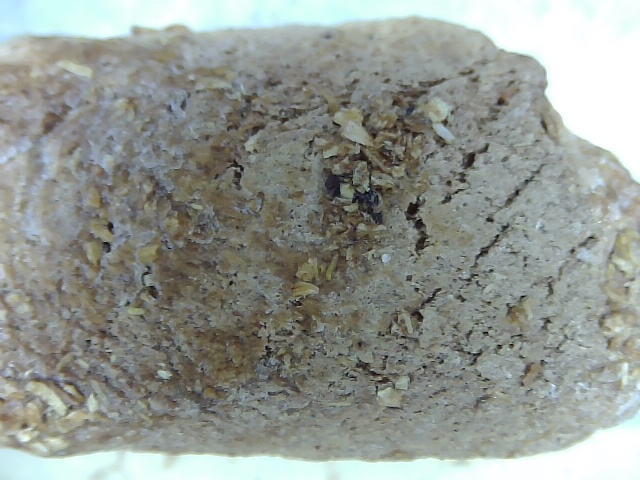
#> input picture PTLogging/MVImages/c_20250523_153036.jpg, 640 x 480 px
$ python -i Zlayer_dimension.py   (imports and definitions only)
#> lines starting #> are read from the running program, lines starting #| are printed output that depends on the picture; after the words box and inside, x2 and y2 are one past the last pixel; in counts of white or black regions, pixels touching at a corner belong together
#> further down, picture is the input picture: shape (480, 640, 3); mean B, G, R 146.4, 152.4, 147.1
import cv2
import numpy as np
import os
import csv
from datetime import datetime

def get_timestamp():
    return datetime.now().strftime("%Y%m%d_%H%M%S")

# Ensure image directory exists
IMAGE_DIR = "MVImages"
# [1 line not run here, left out]

# CSV setup
CSV_FILE = os.path.join(IMAGE_DIR, "measurement_log.csv")
# [4 lines not run here, left out]

# [12 lines left out: function log_measurements_to_csv, not called in this run]

def measure_object(image):
    gray = cv2.cvtColor(image, cv2.COLOR_BGR2GRAY)
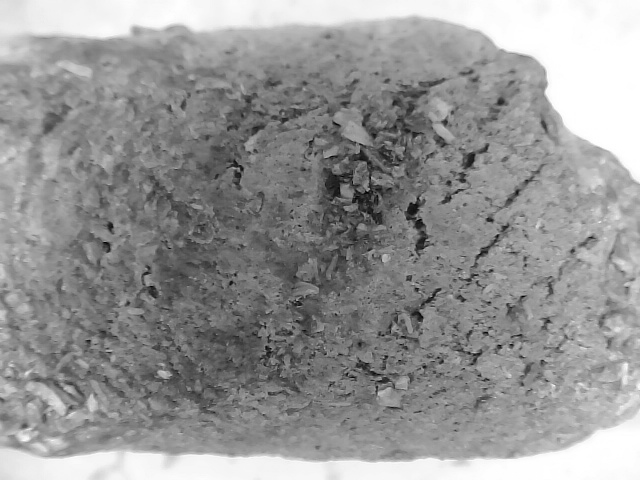
#> gray: shape (480, 640); min 0, max 255, mean 150.1
    thresh = cv2.adaptiveThreshold(gray, 255, cv2.ADAPTIVE_THRESH_GAUSSIAN_C,
                                   cv2.THRESH_BINARY_INV, 11, 2)
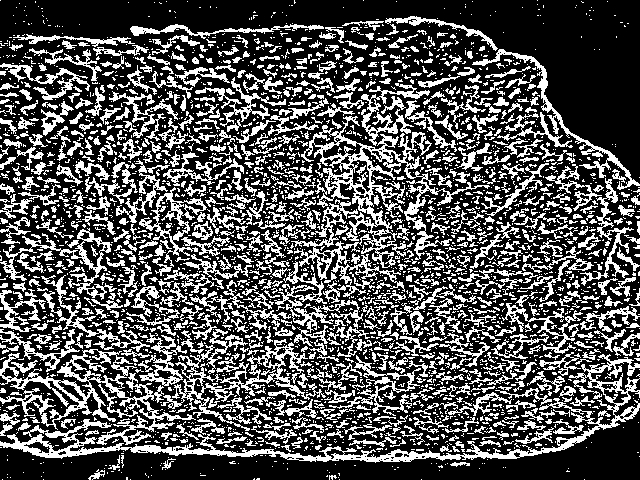
#> thresh: shape (480, 640); 32.5% white in thin lines or dots
    contours, _ = cv2.findContours(thresh, cv2.RETR_EXTERNAL, cv2.CHAIN_APPROX_SIMPLE)
#> contours = 2983 contours, 2496 with area under 20; largest, box (x1, y1, x2, y2) and area: (291, 116, 490, 297) 7098, (0, 354, 640, 463) 5490, (0, 349, 196, 445) 4192, (161, 329, 326, 431) 2632, (139, 187, 207, 267) 1481
    contours = [cnt for cnt in contours if cv2.contourArea(cnt) > 500]
#> contours = 17 contours; largest, box (x1, y1, x2, y2) and area: (291, 116, 490, 297) 7098, (0, 354, 640, 463) 5490, (0, 349, 196, 445) 4192, (161, 329, 326, 431) 2632, (139, 187, 207, 267) 1481

    if not contours:
        print("No significant contours found.")
        return None, None, None

    largest = max(contours, key=cv2.contourArea)
#> largest = contour of 2670 points, box (x1, y1, x2, y2) (291, 116, 490, 297), area 7098
    x, y, w, h = cv2.boundingRect(largest)
#> x = 291; y = 116; w = 199; h = 181
    pixels_per_mm = 5.7368421052631575  # Calibration value
    return w / pixels_per_mm, h / pixels_per_mm, (x, y, w, h)

# [59 lines left out: functions process_image, main, not called in this run]

# [2 lines not run here, left out]

>>> import cv2
>>> picture = cv2.imread('MVImages/c_20250523_153036.jpg')
>>> result = measure_object(picture)
#> result = (34.69, 31.55, (291, 116, 199, 181))

$ run again, on PTLogging/MVImages/c_20250523_153250.jpg
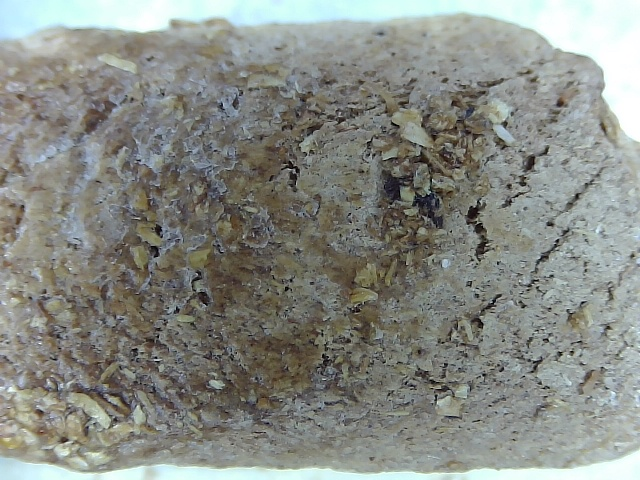
#> input picture PTLogging/MVImages/c_20250523_153250.jpg, 640 x 480 px
#> picture is the input picture: shape (480, 640, 3); mean B, G, R 133.1, 139.1, 135.9
#> in measure_object, `gray = cv2.cvtColor(image, cv2.COLOR_BGR2GRAY)`:
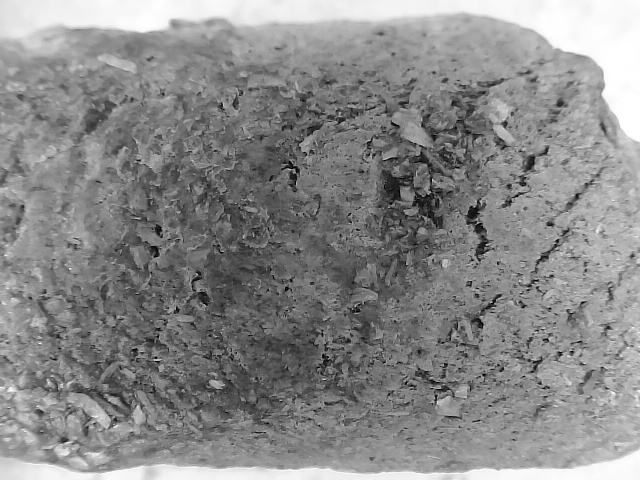
#> gray: shape (480, 640); min 0, max 255, mean 137.5
#> in measure_object, `thresh = cv2.adaptiveThreshold(gray, 255, cv2.ADAPTIVE_THRESH_GAUSSIAN..`:
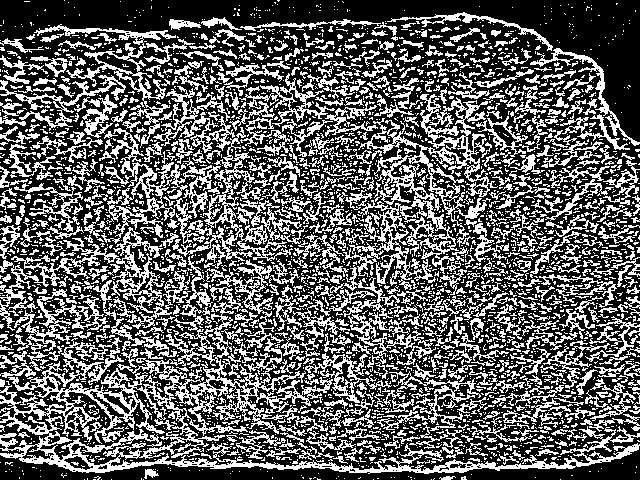
#> thresh: shape (480, 640); 37.2% white in thin lines or dots
#> in measure_object, `contours, _ = cv2.findContours(thresh, cv2.RETR_EXTERNAL, cv2.CHAIN_AP..`: contours = 3318 contours, 2906 with area under 20; largest, box (x1, y1, x2, y2) and area: (0, 285, 640, 474) 21394, (343, 149, 459, 290) 4004, (153, 86, 293, 269) 3646, (358, 94, 498, 247) 3205, (101, 128, 221, 244) 2754
#> in measure_object, `contours = [cnt for cnt in contours if cv2.contourArea(cnt) > 500]`: contours = 18 contours; largest, box (x1, y1, x2, y2) and area: (0, 285, 640, 474) 21394, (343, 149, 459, 290) 4004, (153, 86, 293, 269) 3646, (358, 94, 498, 247) 3205, (101, 128, 221, 244) 2754
#> largest = contour of 5139 points, box (x1, y1, x2, y2) (0, 285, 640, 474), area 21394
#> x = 0; y = 285; w = 640; h = 189
#> result = (111.6, 32.94, (0, 285, 640, 189))
